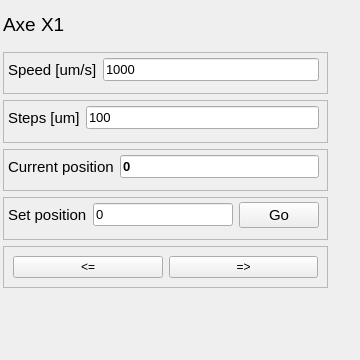
<?xml version="1.0" encoding="UTF-8"?>
<ui version="4.0">
 <class>Form</class>
 <widget class="QWidget" name="Form">
  <property name="geometry">
   <rect>
    <x>0</x>
    <y>0</y>
    <width>360</width>
    <height>360</height>
   </rect>
  </property>
  <property name="windowTitle">
   <string>Form</string>
  </property>
  <widget class="QWidget" name="verticalLayoutWidget">
   <property name="geometry">
    <rect>
     <x>0</x>
     <y>0</y>
     <width>331</width>
     <height>291</height>
    </rect>
   </property>
   <layout class="QVBoxLayout" name="verticalLayout">
    <property name="leftMargin">
     <number>3</number>
    </property>
    <property name="topMargin">
     <number>3</number>
    </property>
    <property name="rightMargin">
     <number>3</number>
    </property>
    <property name="bottomMargin">
     <number>3</number>
    </property>
    <item>
     <widget class="QLabel" name="title_label">
      <property name="palette">
       <palette>
        <active>
         <colorrole role="WindowText">
          <brush brushstyle="SolidPattern">
           <color alpha="255">
            <red>0</red>
            <green>0</green>
            <blue>0</blue>
           </color>
          </brush>
         </colorrole>
        </active>
        <inactive>
         <colorrole role="WindowText">
          <brush brushstyle="SolidPattern">
           <color alpha="255">
            <red>0</red>
            <green>0</green>
            <blue>0</blue>
           </color>
          </brush>
         </colorrole>
        </inactive>
        <disabled>
         <colorrole role="WindowText">
          <brush brushstyle="SolidPattern">
           <color alpha="255">
            <red>120</red>
            <green>120</green>
            <blue>120</blue>
           </color>
          </brush>
         </colorrole>
        </disabled>
       </palette>
      </property>
      <property name="font">
       <font>
        <pointsize>14</pointsize>
       </font>
      </property>
      <property name="autoFillBackground">
       <bool>false</bool>
      </property>
      <property name="text">
       <string>Axe X1</string>
      </property>
     </widget>
    </item>
    <item>
     <widget class="QFrame" name="frame">
      <property name="frameShape">
       <enum>QFrame::StyledPanel</enum>
      </property>
      <property name="frameShadow">
       <enum>QFrame::Raised</enum>
      </property>
      <widget class="QWidget" name="horizontalLayoutWidget">
       <property name="geometry">
        <rect>
         <x>0</x>
         <y>0</y>
         <width>321</width>
         <height>35</height>
        </rect>
       </property>
       <layout class="QHBoxLayout" name="horizontalLayout">
        <property name="leftMargin">
         <number>5</number>
        </property>
        <property name="topMargin">
         <number>5</number>
        </property>
        <property name="rightMargin">
         <number>5</number>
        </property>
        <property name="bottomMargin">
         <number>5</number>
        </property>
        <item>
         <widget class="QLabel" name="label_13">
          <property name="palette">
           <palette>
            <active>
             <colorrole role="WindowText">
              <brush brushstyle="SolidPattern">
               <color alpha="255">
                <red>0</red>
                <green>0</green>
                <blue>0</blue>
               </color>
              </brush>
             </colorrole>
            </active>
            <inactive>
             <colorrole role="WindowText">
              <brush brushstyle="SolidPattern">
               <color alpha="255">
                <red>0</red>
                <green>0</green>
                <blue>0</blue>
               </color>
              </brush>
             </colorrole>
            </inactive>
            <disabled>
             <colorrole role="WindowText">
              <brush brushstyle="SolidPattern">
               <color alpha="255">
                <red>120</red>
                <green>120</green>
                <blue>120</blue>
               </color>
              </brush>
             </colorrole>
            </disabled>
           </palette>
          </property>
          <property name="font">
           <font>
            <pointsize>11</pointsize>
           </font>
          </property>
          <property name="text">
           <string>Speed [um/s]</string>
          </property>
         </widget>
        </item>
        <item>
         <widget class="QLineEdit" name="speed_input">
          <property name="font">
           <font>
            <pointsize>10</pointsize>
           </font>
          </property>
          <property name="text">
           <string>1000</string>
          </property>
         </widget>
        </item>
       </layout>
      </widget>
     </widget>
    </item>
    <item>
     <widget class="QFrame" name="frame_2">
      <property name="frameShape">
       <enum>QFrame::StyledPanel</enum>
      </property>
      <property name="frameShadow">
       <enum>QFrame::Raised</enum>
      </property>
      <widget class="QWidget" name="horizontalLayoutWidget_2">
       <property name="geometry">
        <rect>
         <x>0</x>
         <y>0</y>
         <width>321</width>
         <height>35</height>
        </rect>
       </property>
       <layout class="QHBoxLayout" name="horizontalLayout_3">
        <property name="leftMargin">
         <number>5</number>
        </property>
        <property name="topMargin">
         <number>5</number>
        </property>
        <property name="rightMargin">
         <number>5</number>
        </property>
        <property name="bottomMargin">
         <number>5</number>
        </property>
        <item>
         <widget class="QLabel" name="label_7">
          <property name="palette">
           <palette>
            <active>
             <colorrole role="WindowText">
              <brush brushstyle="SolidPattern">
               <color alpha="255">
                <red>0</red>
                <green>0</green>
                <blue>0</blue>
               </color>
              </brush>
             </colorrole>
            </active>
            <inactive>
             <colorrole role="WindowText">
              <brush brushstyle="SolidPattern">
               <color alpha="255">
                <red>0</red>
                <green>0</green>
                <blue>0</blue>
               </color>
              </brush>
             </colorrole>
            </inactive>
            <disabled>
             <colorrole role="WindowText">
              <brush brushstyle="SolidPattern">
               <color alpha="255">
                <red>120</red>
                <green>120</green>
                <blue>120</blue>
               </color>
              </brush>
             </colorrole>
            </disabled>
           </palette>
          </property>
          <property name="font">
           <font>
            <pointsize>11</pointsize>
           </font>
          </property>
          <property name="text">
           <string>Steps [um]</string>
          </property>
         </widget>
        </item>
        <item>
         <widget class="QLineEdit" name="step_input">
          <property name="font">
           <font>
            <pointsize>10</pointsize>
           </font>
          </property>
          <property name="text">
           <string>100</string>
          </property>
         </widget>
        </item>
       </layout>
      </widget>
     </widget>
    </item>
    <item>
     <widget class="QFrame" name="frame_3">
      <property name="frameShape">
       <enum>QFrame::StyledPanel</enum>
      </property>
      <property name="frameShadow">
       <enum>QFrame::Raised</enum>
      </property>
      <widget class="QWidget" name="horizontalLayoutWidget_4">
       <property name="geometry">
        <rect>
         <x>0</x>
         <y>0</y>
         <width>321</width>
         <height>35</height>
        </rect>
       </property>
       <layout class="QHBoxLayout" name="horizontalLayout_5">
        <property name="leftMargin">
         <number>5</number>
        </property>
        <property name="topMargin">
         <number>5</number>
        </property>
        <property name="rightMargin">
         <number>5</number>
        </property>
        <property name="bottomMargin">
         <number>5</number>
        </property>
        <item>
         <widget class="QLabel" name="position_label">
          <property name="palette">
           <palette>
            <active>
             <colorrole role="WindowText">
              <brush brushstyle="SolidPattern">
               <color alpha="255">
                <red>0</red>
                <green>0</green>
                <blue>0</blue>
               </color>
              </brush>
             </colorrole>
            </active>
            <inactive>
             <colorrole role="WindowText">
              <brush brushstyle="SolidPattern">
               <color alpha="255">
                <red>0</red>
                <green>0</green>
                <blue>0</blue>
               </color>
              </brush>
             </colorrole>
            </inactive>
            <disabled>
             <colorrole role="WindowText">
              <brush brushstyle="SolidPattern">
               <color alpha="255">
                <red>120</red>
                <green>120</green>
                <blue>120</blue>
               </color>
              </brush>
             </colorrole>
            </disabled>
           </palette>
          </property>
          <property name="font">
           <font>
            <pointsize>11</pointsize>
           </font>
          </property>
          <property name="text">
           <string>Current position</string>
          </property>
         </widget>
        </item>
        <item>
         <widget class="QLineEdit" name="current_position">
          <property name="palette">
           <palette>
            <active>
             <colorrole role="Midlight">
              <brush brushstyle="SolidPattern">
               <color alpha="255">
                <red>56</red>
                <green>56</green>
                <blue>56</blue>
               </color>
              </brush>
             </colorrole>
             <colorrole role="Mid">
              <brush brushstyle="SolidPattern">
               <color alpha="255">
                <red>67</red>
                <green>67</green>
                <blue>67</blue>
               </color>
              </brush>
             </colorrole>
            </active>
            <inactive>
             <colorrole role="Midlight">
              <brush brushstyle="SolidPattern">
               <color alpha="255">
                <red>56</red>
                <green>56</green>
                <blue>56</blue>
               </color>
              </brush>
             </colorrole>
             <colorrole role="Mid">
              <brush brushstyle="SolidPattern">
               <color alpha="255">
                <red>67</red>
                <green>67</green>
                <blue>67</blue>
               </color>
              </brush>
             </colorrole>
            </inactive>
            <disabled>
             <colorrole role="Midlight">
              <brush brushstyle="SolidPattern">
               <color alpha="255">
                <red>56</red>
                <green>56</green>
                <blue>56</blue>
               </color>
              </brush>
             </colorrole>
             <colorrole role="Mid">
              <brush brushstyle="SolidPattern">
               <color alpha="255">
                <red>67</red>
                <green>67</green>
                <blue>67</blue>
               </color>
              </brush>
             </colorrole>
            </disabled>
           </palette>
          </property>
          <property name="font">
           <font>
            <pointsize>10</pointsize>
            <weight>75</weight>
            <bold>true</bold>
           </font>
          </property>
          <property name="text">
           <string>0</string>
          </property>
          <property name="readOnly">
           <bool>true</bool>
          </property>
         </widget>
        </item>
       </layout>
      </widget>
     </widget>
    </item>
    <item>
     <widget class="QFrame" name="frame_4">
      <property name="frameShape">
       <enum>QFrame::StyledPanel</enum>
      </property>
      <property name="frameShadow">
       <enum>QFrame::Raised</enum>
      </property>
      <widget class="QWidget" name="horizontalLayoutWidget_3">
       <property name="geometry">
        <rect>
         <x>0</x>
         <y>0</y>
         <width>321</width>
         <height>36</height>
        </rect>
       </property>
       <layout class="QHBoxLayout" name="horizontalLayout_4">
        <property name="leftMargin">
         <number>5</number>
        </property>
        <property name="topMargin">
         <number>5</number>
        </property>
        <property name="rightMargin">
         <number>5</number>
        </property>
        <property name="bottomMargin">
         <number>5</number>
        </property>
        <item>
         <widget class="QLabel" name="position_label_2">
          <property name="palette">
           <palette>
            <active>
             <colorrole role="WindowText">
              <brush brushstyle="SolidPattern">
               <color alpha="255">
                <red>0</red>
                <green>0</green>
                <blue>0</blue>
               </color>
              </brush>
             </colorrole>
            </active>
            <inactive>
             <colorrole role="WindowText">
              <brush brushstyle="SolidPattern">
               <color alpha="255">
                <red>0</red>
                <green>0</green>
                <blue>0</blue>
               </color>
              </brush>
             </colorrole>
            </inactive>
            <disabled>
             <colorrole role="WindowText">
              <brush brushstyle="SolidPattern">
               <color alpha="255">
                <red>120</red>
                <green>120</green>
                <blue>120</blue>
               </color>
              </brush>
             </colorrole>
            </disabled>
           </palette>
          </property>
          <property name="font">
           <font>
            <pointsize>11</pointsize>
           </font>
          </property>
          <property name="text">
           <string>Set position</string>
          </property>
         </widget>
        </item>
        <item>
         <widget class="QLineEdit" name="current_position_2">
          <property name="palette">
           <palette>
            <active>
             <colorrole role="Midlight">
              <brush brushstyle="SolidPattern">
               <color alpha="255">
                <red>56</red>
                <green>56</green>
                <blue>56</blue>
               </color>
              </brush>
             </colorrole>
             <colorrole role="Mid">
              <brush brushstyle="SolidPattern">
               <color alpha="255">
                <red>67</red>
                <green>67</green>
                <blue>67</blue>
               </color>
              </brush>
             </colorrole>
            </active>
            <inactive>
             <colorrole role="Midlight">
              <brush brushstyle="SolidPattern">
               <color alpha="255">
                <red>56</red>
                <green>56</green>
                <blue>56</blue>
               </color>
              </brush>
             </colorrole>
             <colorrole role="Mid">
              <brush brushstyle="SolidPattern">
               <color alpha="255">
                <red>67</red>
                <green>67</green>
                <blue>67</blue>
               </color>
              </brush>
             </colorrole>
            </inactive>
            <disabled>
             <colorrole role="Midlight">
              <brush brushstyle="SolidPattern">
               <color alpha="255">
                <red>56</red>
                <green>56</green>
                <blue>56</blue>
               </color>
              </brush>
             </colorrole>
             <colorrole role="Mid">
              <brush brushstyle="SolidPattern">
               <color alpha="255">
                <red>67</red>
                <green>67</green>
                <blue>67</blue>
               </color>
              </brush>
             </colorrole>
            </disabled>
           </palette>
          </property>
          <property name="font">
           <font>
            <pointsize>10</pointsize>
           </font>
          </property>
          <property name="text">
           <string>0</string>
          </property>
          <property name="readOnly">
           <bool>false</bool>
          </property>
         </widget>
        </item>
        <item>
         <widget class="QPushButton" name="pushButton">
          <property name="font">
           <font>
            <pointsize>11</pointsize>
           </font>
          </property>
          <property name="text">
           <string>Go</string>
          </property>
         </widget>
        </item>
       </layout>
      </widget>
     </widget>
    </item>
    <item>
     <widget class="QFrame" name="frame_jog">
      <property name="frameShape">
       <enum>QFrame::StyledPanel</enum>
      </property>
      <property name="frameShadow">
       <enum>QFrame::Raised</enum>
      </property>
      <layout class="QHBoxLayout" name="horizontalLayout_14">
       <item>
        <widget class="QPushButton" name="pushButton_backward">
         <property name="text">
          <string>&lt;=</string>
         </property>
        </widget>
       </item>
       <item>
        <widget class="QPushButton" name="pushButton_forward">
         <property name="text">
          <string>=&gt;</string>
         </property>
        </widget>
       </item>
      </layout>
     </widget>
    </item>
   </layout>
  </widget>
 </widget>
 <resources/>
 <connections/>
</ui>
